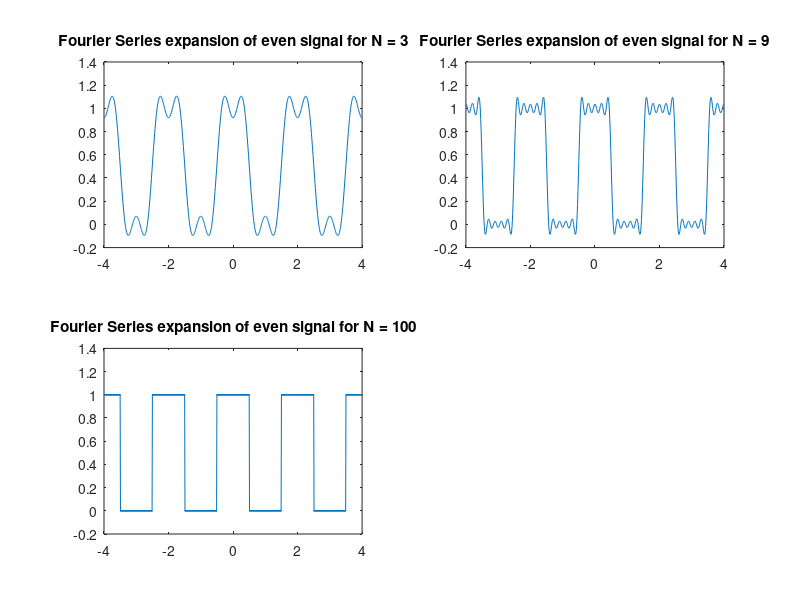

Reproduce this figure in MATLAB.
# Lab 4 : Fourier Series
# Fourier series expansion of even signal for different N (N=3,9,100)

N = [3, 9, 100]

for i = 1:3
  subplot(2, 2, i)
  Ts = 0.01
  T = 2
  t = -T/2 : Ts : T/2
  f (t < -T/4) = 0
  f ((t >= -T/4) & (t <= T/4)) = 1
  f (t > T/4) = 0
  a = zeros(1, N(i)+1)
  b = zeros(1, N(i)+1)

  for n = 0:N(i)
    a(n+1) = (2 * Ts / T) * sum(f .* cos(2*pi*n*t/T))
    b(n+1) = (2 * Ts / T) * sum(f .* sin(2*pi*n*t/T))
  endfor
  
  t = -2 * T : Ts : 2 * T
  fs = (a(1)/2) * ones(size(t))
  
  for n = 1:N(i)
    fs = fs + (a(n+1) * cos(2*pi*n*t/T)) + (b(n+1) * sin(2*pi*n*t/T))
  endfor
  
  plot(t, fs)
  title(sprintf('Fourier Series expansion of even signal for N = %d', N(i)))
endfor